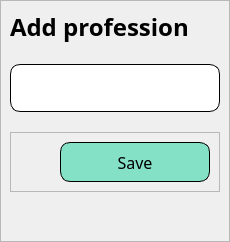
                             <widget class="QWidget" name="add_job_page">
                              <layout class="QVBoxLayout" name="verticalLayout_12">
                               <property name="spacing">
                                <number>0</number>
                               </property>
                               <property name="leftMargin">
                                <number>0</number>
                               </property>
                               <property name="topMargin">
                                <number>0</number>
                               </property>
                               <property name="rightMargin">
                                <number>0</number>
                               </property>
                               <property name="bottomMargin">
                                <number>0</number>
                               </property>
                               <item>
                                <widget class="QFrame" name="add_job_main_frame">
                                 <property name="layoutDirection">
                                  <enum>Qt::LeftToRight</enum>
                                 </property>
                                 <property name="frameShape">
                                  <enum>QFrame::StyledPanel</enum>
                                 </property>
                                 <property name="frameShadow">
                                  <enum>QFrame::Raised</enum>
                                 </property>
                                 <layout class="QVBoxLayout" name="verticalLayout_13">
                                  <property name="spacing">
                                   <number>20</number>
                                  </property>
                                  <item>
                                   <widget class="QLabel" name="add_profession_label">
                                    <property name="font">
                                     <font>
                                      <family>Lexend Deca SemiBold</family>
                                      <pointsize>18</pointsize>
                                      <weight>75</weight>
                                      <bold>true</bold>
                                     </font>
                                    </property>
                                    <property name="text">
                                     <string>Add profession</string>
                                    </property>
                                   </widget>
                                  </item>
                                  <item>
                                   <widget class="QLineEdit" name="job_name_input">
                                    <property name="minimumSize">
                                     <size>
                                      <width>0</width>
                                      <height>48</height>
                                     </size>
                                    </property>
                                    <property name="font">
                                     <font>
                                      <family>Segoe UI</family>
                                      <pointsize>12</pointsize>
                                     </font>
                                    </property>
                                    <property name="styleSheet">
                                     <string notr="true">background-color: rgb(255, 255, 255);;
border-style: outset;
border-width: 1px;
border-radius: 10px;
border-color: black;
padding: 4px;
</string>
                                    </property>
                                   </widget>
                                  </item>
                                  <item>
                                   <widget class="QFrame" name="job_add_button_frame">
                                    <property name="frameShape">
                                     <enum>QFrame::StyledPanel</enum>
                                    </property>
                                    <property name="frameShadow">
                                     <enum>QFrame::Raised</enum>
                                    </property>
                                    <layout class="QHBoxLayout" name="horizontalLayout_12">
                                     <item>
                                      <spacer name="job_add_h_spacer">
                                       <property name="orientation">
                                        <enum>Qt::Horizontal</enum>
                                       </property>
                                       <property name="sizeHint" stdset="0">
                                        <size>
                                         <width>40</width>
                                         <height>20</height>
                                        </size>
                                       </property>
                                      </spacer>
                                     </item>
                                     <item>
                                      <widget class="QPushButton" name="job_add_button">
                                       <property name="minimumSize">
                                        <size>
                                         <width>150</width>
                                         <height>40</height>
                                        </size>
                                       </property>
                                       <property name="maximumSize">
                                        <size>
                                         <width>16777215</width>
                                         <height>16777215</height>
                                        </size>
                                       </property>
                                       <property name="font">
                                        <font>
                                         <family>Lexend Deca</family>
                                         <pointsize>12</pointsize>
                                         <weight>50</weight>
                                         <bold>false</bold>
                                        </font>
                                       </property>
                                       <property name="cursor">
                                        <cursorShape>PointingHandCursor</cursorShape>
                                       </property>
                                       <property name="layoutDirection">
                                        <enum>Qt::LeftToRight</enum>
                                       </property>
                                       <property name="styleSheet">
                                        <string notr="true">QPushButton{
background-color:rgb(132, 225, 197);
border-style: outset;
border-width: 1px;
border-radius: 10px;
border-color: black;
padding: 4px;
}
QPushButton:hover{
background-color:rgb(116, 197, 171);
}</string>
                                       </property>
                                       <property name="text">
                                        <string>Save</string>
                                       </property>
                                       <property name="flat">
                                        <bool>true</bool>
                                       </property>
                                      </widget>
                                     </item>
                                    </layout>
                                   </widget>
                                  </item>
                                  <item>
                                   <spacer name="job_add_v_spacer">
                                    <property name="orientation">
                                     <enum>Qt::Vertical</enum>
                                    </property>
                                    <property name="sizeHint" stdset="0">
                                     <size>
                                      <width>20</width>
                                      <height>40</height>
                                     </size>
                                    </property>
                                   </spacer>
                                  </item>
                                 </layout>
                                </widget>
                               </item>
                              </layout>
                             </widget>
